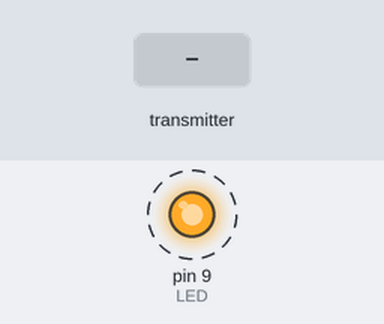
Recording of a sketch running on a simulated Arduino Uno, built with avr-gcc and run on an emulated ATmega328P. On the bench: output pins drawn as LEDs (lit = HIGH). Dashed ring = blinking. Inputs (shaded band) come from the test bench. No radio packets arrive unless stated; what the sketch prints to the serial monitor is not drawn.

Above: at 1.2 s.
1.3 s: the transmitter starts sending recvChar = 0
At 1.46 s:
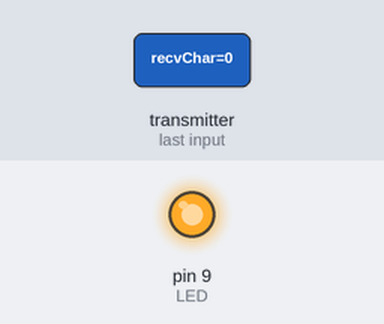
At 2.24 s:
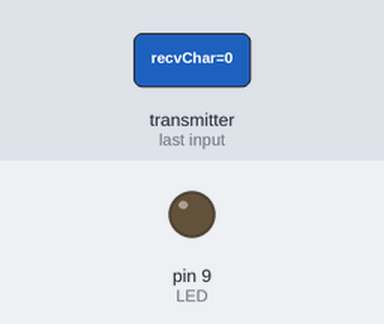
Timing chart, 0 to 10.3 s (numbered marks = the images above; inputs shaded):
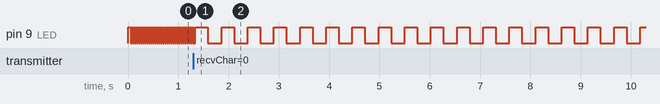

Measured:
- by itself, pin 9 (LED): repeats every 0.52 s: HIGH 0.25 s, LOW 0.27 s

The sketch:

Start_Here_nRF.ino
```cpp
/*  This is the Hello World of GCDuiNODEs Communication, it's also great for range finding.
 *  Load this sketch onto 2 NODE's, changing the MODE on each of them.
 *  the LED will flash slow on both if they are sending/receiving messages, fast if they aren't.

 * Or...
 * Leave one plugged into your PC with Serial monitor open, plug a bluetooth module & battery pack into the other.
 * Connect to it using the free android app Bluetooth spp pro (default pin of 1234) and enter it's byte steam mode.
 * You should see the char your transmitting come up repeatedly, when all you see is a string of "." your out of range.  */

boolean mode = 1; //0 = Transmit, 1 = Receive

#include <SPI.h>
#include "nRF24L01.h"
#include "RF24.h"
// The above libraries were writen by Maniacbug of http://maniacbug.wordpress.com/

// Set up nRF24L01 radio on SPI bus plus pins 2 & 10
RF24 radio(2, 10);

// Radio pipe addresses for the 2 nodes to communicate.
const uint64_t pipes[2] = { 0xF0F0F0F0E1LL, 0xF0F0F0F0E2LL };

char recvChar;

#define LED 9

void setup()
{
  radio.begin();
  radio.setRetries(4,15);  // Set the delay between retries(per 250uS) & # of retries
  //radio.setPayloadSize(2);  // A smaller payload size improves reliability, set it for what you need
  radio.setDataRate(RF24_2MBPS);  // Set the Speed RF24_250KBPS for 250kbs, RF24_1MBPS for 1Mbps, or RF24_2MBPS for 2Mbps
  radio.openReadingPipe(1,pipes[1]);  //Listen on Radio Pipe(channel) 1
  radio.startListening();

  pinMode(LED, OUTPUT);
  digitalWrite(LED, HIGH);  //Blink to say we are alive
  delay(25);
  digitalWrite(LED, LOW);

  Serial.begin(9600); //For Debugging & bluetooth
  if(mode) Serial.println("Receiving!");
  else Serial.println("Transmitting!");
}


void loop()
{
  if(mode) chkRadio();
  else transmit('N'); //Transmits the char N
}

void transmit(char data)  //WHICH MODULE TO TRANSMIT TO, DATA TO SEND
{
  radio.openWritingPipe(pipes[1]);
  radio.stopListening();
  bool ok = false;
  do{
    ok = radio.write(&data, sizeof(data)); //Writes the data to the radio module
    if(!ok){
      Serial.print(".");
      digitalWrite(LED, HIGH);
      delay(20);
      digitalWrite(LED, LOW);
      delay(20);
    }
    radio.startListening();  //Reset nRF before next transmit
    delay(20);
    radio.stopListening();
  }
  while(!ok);
  Serial.println(data);
  digitalWrite(LED, HIGH);  //Long blink to say we sent a message
  delay(250);
  digitalWrite(LED, LOW);
  delay(250);
}

void chkRadio()
{
  if (radio.available())
  {
    bool done = false;
    while (!done)
    {
      // Fetch the payload, and see if this was the last one.
      done = radio.read( &recvChar, sizeof(recvChar) );
      delay(20);
    }
    Serial.println(recvChar);
    radio.stopListening();
    radio.startListening();//RESET
    digitalWrite(LED, HIGH);  //Long blink to say we got a message
    delay(250);
    digitalWrite(LED, LOW);
    delay(250);
  }
  else
  {
    digitalWrite(LED, HIGH);  //Short blink to say NO message
    Serial.print(".");
    delay(20);
    digitalWrite(LED, LOW);
    delay(20);
  }
}
```
